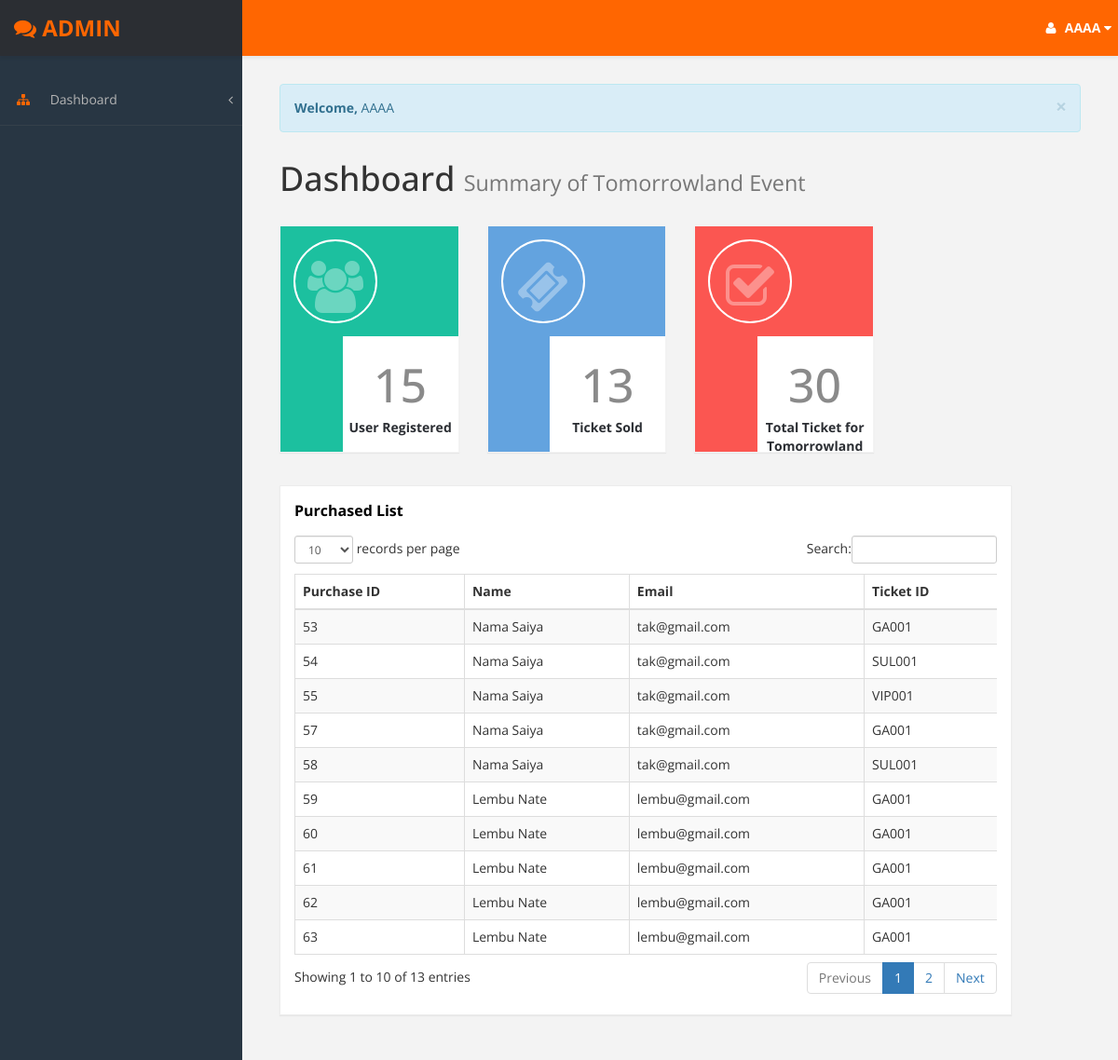
Page /admin.php?welcome= (signed in) on the committed database.
### tables this page shows
CREATE TABLE `user_ticket` (
  `purchase_id` int(10) NOT NULL,
  `fname` varchar(100) NOT NULL,
  `email` varchar(100) NOT NULL,
  `ticket_id` varchar(100) NOT NULL
);

### admin.php (the view, shortened to what this page needs)
 <?php
if(isset($_SESSION['email']))
{
 $con=mysqli_connect("localhost","root","","eventwp") or die("cannot connect to the server.".mysqli_error($con));
$sql="SELECT COUNT(usertype) as total FROM user WHERE usertype='User'";
$result=mysqli_query($con,$sql) or die("cannot execute sql");
$total = 0;
while ($row = mysqli_fetch_array($result, MYSQLI_BOTH)) {
    $total = $row['total'];
}
$sql_ticket="SELECT * FROM user_ticket";
$result_ticket=mysqli_query($con,$sql_ticket) or die("cannot execute sql");
$total_ticket=mysqli_num_rows($result_ticket);
$sql_qty="SELECT SUM(ticket_qty) as sum_qty FROM ticket";
$result_qty=mysqli_query($con,$sql_qty) or die("cannot execute sql");
$total_qty = 0;
while ($row_qty = mysqli_fetch_array($result_qty, MYSQLI_BOTH)) {
    $total_qty = $row_qty['sum_qty'];
}
?>
<!DOCTYPE html>
<html>
<head>
    <link href="assets/css/bootstrap.css" rel="stylesheet" />
    <link href="assets/css/font-awesome.css" rel="stylesheet" />
    <link href="assets/js/morris/morris-0.4.3.min.css" rel="stylesheet" />
    <link href="assets/css/custom-styles.css" rel="stylesheet" />
    <link href="assets/js/dataTables/dataTables.bootstrap.css" rel="stylesheet" />
</head>
<body>
    <div id="wrapper">
        <nav class="navbar navbar-default top-navbar" role="navigation">
            <div class="navbar-header">
                <a class="navbar-brand" href="admin.php"> <strong><i class="fa fa-comments"></i> ADMIN </strong></a>
            </div>
            <ul class="nav navbar-top-links navbar-right">
                <li class="dropdown">
                    <a class="dropdown-toggle" data-toggle="dropdown" href="#" aria-expanded="false">
                        <i class="fa fa-user fa-fw"></i><b>   <?php echo $_SESSION['fname']?></b>   <i class="fa fa-caret-down"></i>
                    </a>
                </li>
            </ul>
        </nav>
        <nav class="navbar-default navbar-side" role="navigation">
            <div class="sidebar-collapse">
                <ul class="nav" id="main-menu">
                    <li>
                        <a href="#"><i class="fa fa-sitemap"></i> Dashboard<span class="fa arrow"></span></a>
                    </li>
                </ul>
            </div>
        </nav>
        <div id="page-wrapper">
            <div id="page-inner">
<?php
                    if(isset($_GET['welcome']))
                      {
                        ?>
                        <div class="alert alert-info alert-dismissable fade in">
                        <a href="#" class="close" data-dismiss="alert" area-label="close">&times;</a>
                        <strong>Welcome,</strong> <?php echo $_SESSION['fname']?>
                        </div>
                        <?php
                      }
                      ?>
                <div class="row">
                    <div class="col-md-12">
                        <h1 class="page-header">
                            Dashboard <small>Summary of Tomorrowland Event</small>
                        </h1>
                    </div>
                </div>
                <div class="row">
                    <div class="col-md-3 col-sm-12 col-xs-12">
                        <div class="panel panel-primary text-center no-boder bg-color-green green">
                            <div class="panel-left pull-left green">
                                <i class="fa fa-users fa-5x"></i>
                            </div>
                            <div class="panel-right pull-right">
								<h3><?php echo "$total"?></h3>
                               <strong> User Registered </strong>
                            </div>
                        </div>
                    </div>
                    <div class="col-md-3 col-sm-12 col-xs-12">
                        <div class="panel panel-primary text-center no-boder bg-color-blue blue">
                              <div class="panel-left pull-left blue">
                                <i class="fa fa-ticket fa-5x"></i>
								</div>
                            <div class="panel-right pull-right">
							<h3><?php echo "$total_ticket"?></h3>
                               <strong> Ticket Sold</strong>
                            </div>
                        </div>
                    </div>
                    <div class="col-md-3 col-sm-12 col-xs-12">
                        <div class="panel panel-primary text-center no-boder bg-color-red red">
                            <div class="panel-left pull-left red">
                                <i class="fa fa-check-square-o fa-5x"></i>
                            </div>
                            <div class="panel-right pull-right">
							 <h3><?php echo "$total_qty" ?></h3>
                               <strong> Total Ticket for Tomorrowland</strong>
                            </div>
                        </div>
                    </div>
                </div>
                <div class="row">
                <div class="col-md-11 col-sm-12 col-xs-12">
                    <div class="panel panel-default">
                        <div class="panel-heading">
                             Purchased List
                        </div>
                        <div class="panel-body">
                            <div class="table-responsive">
                                <table class="table table-striped table-bordered table-hover" id="dataTables-example">
                                    <thead>
                                        <tr>
                                            <th>Purchase ID</th>
                                            <th>Name</th>
                                            <th>Email</th>
                                            <th>Ticket ID</th>
                                        </tr>
                                    </thead>
                                    <tbody>
                                      <?php
                                        $con=mysqli_connect("localhost","root","","eventwp") or die("cannot connect to the server.".mysqli_error($con));
                                        $sql="SELECT * FROM user_ticket";
                                        $result=mysqli_query($con,$sql) or die("cannot execute sql");
                                        while($data=mysqli_fetch_array($result,MYSQLI_BOTH))
                                        {
                                        $purchaseid=$data[0];
                                        $fname=$data[1];
                                        $email=$data[2];
                                        $ticketid=$data[3];
                                  ?>
                                        <tr class="odd gradeX">
                                        <form method="POST" action="updateuserticket.php">
                                            <td><?php echo "$purchaseid"?>
                                            </td>
                                            <td><?php echo "$fname"?>
                                          </td>
                                            <td><?php echo "$email"?>
                                            </td>
                                             <td><?php echo "$ticketid"?>
                                             </td>
                                        </form>
                                        </tr>
                                       <?php }
                                    ?>
                                    </tbody>
                                </table>
                            </div>
                        </div>
                    </div>
                </div>
            </div>
            </div>
        </div>
    </div>
<?php
}
else
{
 echo "No session exist or session is expired. Please log in again";
 header("refresh:2.0; url:../signin.php");
}
 exit();
?>

### assets/css/custom-styles.css (style rules this page uses)
body { font-family: 'Open Sans', sans-serif; background-color: #283643; }
#wrapper { width: 100%; background: #283643; }
#page-wrapper { padding: 15px 15px; min-height: 600px; background: #f3f3f3; }
#page-inner { width:100%; margin:10px 20px 10px 0px; background-color:transparent; padding:10px; min-height:1200px; }
.text-center { text-align:center; }
.no-boder { border:1px solid #f3f3f3; }
h1, .h1, h2, .h2, h3, .h3 { margin-top: 7px; margin-bottom: -5px; }
.panel { border-radius:0px; }
.navbar-side .nav > li > a > i { color: #ff6601; padding: 8px; width: 30px; text-align: center; }
.top-navbar { position: fixed; width: 100%; z-index: 300; -webkit-box-shadow: 0 3px 3px rgba(0, 0, 0, 0.05); -moz-box-shadow: 0 3px 3px rgba(0, 0, 0, 0.05); box-shadow: 0 3px 3px rgba(0, 0, 0, 0.05); }
.navbar-side { z-index: 1; position: fixed; width: 260px; top: 80px; }
#page-wrapper { position: relative; top: 55px; }
.page-header { padding-bottom: 9px; margin: 10px 0 20px; border-bottom: 1px solid transparent; }
.panel-left { width: 90px;height: 90px; background: #fff; border: 2px solid white; border-radius: 100%; overflow: hidden; margin: 14px; }
.panel-left .fa-5x { font-size: 4em; color: rgba(255, 255, 255, 0.35); padding: 22px 0;margin-bottom:30px; }
.panel-right { width: 65%; height: 124px; background: transparent; margin-bottom: 0; color: #2B2E33; background-color: #fff; }
.panel-right h3 { font-size: 50px; padding: 18px 10px 13px; color: #8A8A8A; }
.panel-default { border-color: #ECECEC; }
.panel-default > .panel-heading { color: #000; border-color: #FFF; font-weight:bold; background: #FFFFFF; font-size: 16px; }
.panel-heading { padding: 15px 15px 0px; border-bottom: 1px solid transparent; border-top-left-radius: 3px; border-top-right-radius: 3px; }
.panel-primary { display:inline-block; margin-bottom: 30px; width:100%; }
.green { background-color: #1CC09F; color: #fff; }
.blue { background-color: #63A3DF; color: #fff }
.red { background-color: #FB5651; color:#fff; }
.top-navbar { margin:0px; }
.top-navbar .navbar-brand { color: #fff; width: 260px; text-align: left; height: 60px; font-size: 24px; font-weight: 700; text-transform: uppercase; line-height: 30px; background: #283643; }
.top-navbar .nav > li { position: relative; display: inline-block; margin: 0px; padding: 0px; }
.top-navbar .nav > li > a { position: relative; display: block; padding: 20px; color: #FFFFFF; margin: 0px; }
.arrow { float: right; margin-top: 8px; }
.fa.arrow:before { content: "\f104"; }
.sidebar-collapse , .sidebar-collapse .nav { background:none; }
.sidebar-collapse .nav { padding:0; }
.sidebar-collapse .nav > li > a { color: #B5B5B5; background:transparent; text-shadow:none; }
.sidebar-collapse > .nav > li > a { padding: 12px 10px; }
.sidebar-collapse > .nav > li { border-bottom: 1px solid rgba(107, 108, 109, 0.19); }
.navbar-side { border:none; background-color: rgb(40, 54, 67); }
.top-navbar { background: #ff6601; border-bottom:none; }
.top-navbar .nav > li > a > i { margin-right: 2px; }
.navbar-default { border:0px solid black; }
.navbar-header { background: transparent; }
.nav > li > a > i { margin-right:10px; color: #FFF; }
@media (min-width:768px) { #page-wrapper { margin: 0 0 0 260px; padding: 15px 30px; min-height: 1200px; } }
@media (min-width:768px) { .navbar-side { z-index: 1; width: 260px; } }
@media (min-width:768px) { .navbar { border-radius: 0px; } }

### rows in the picture
user_ticket: purchase_id "53", fname "Nama Saiya", email "tak@gmail.com", ticket "GA001"
user_ticket: purchase_id "54", fname "Nama Saiya", email "tak@gmail.com", ticket "SUL001"
user_ticket: purchase_id "55", fname "Nama Saiya", email "tak@gmail.com", ticket "VIP001"
user_ticket: purchase_id "57", fname "Nama Saiya", email "tak@gmail.com", ticket "GA001"
user_ticket: purchase_id "58", fname "Nama Saiya", email "tak@gmail.com", ticket "SUL001"
user_ticket: purchase_id "59", fname "Lembu Nate", email "lembu@gmail.com", ticket "GA001"
user_ticket: purchase_id "60", fname "Lembu Nate", email "lembu@gmail.com", ticket "GA001"
user_ticket: purchase_id "61", fname "Lembu Nate", email "lembu@gmail.com", ticket "GA001"
user_ticket: purchase_id "62", fname "Lembu Nate", email "lembu@gmail.com", ticket "GA001"
user_ticket: purchase_id "63", fname "Lembu Nate", email "lembu@gmail.com", ticket "GA001"

### other values in the picture
$_SESSION['fname'] "AAAA"
$total "15"
$total_ticket "13"
$total_qty "30"
